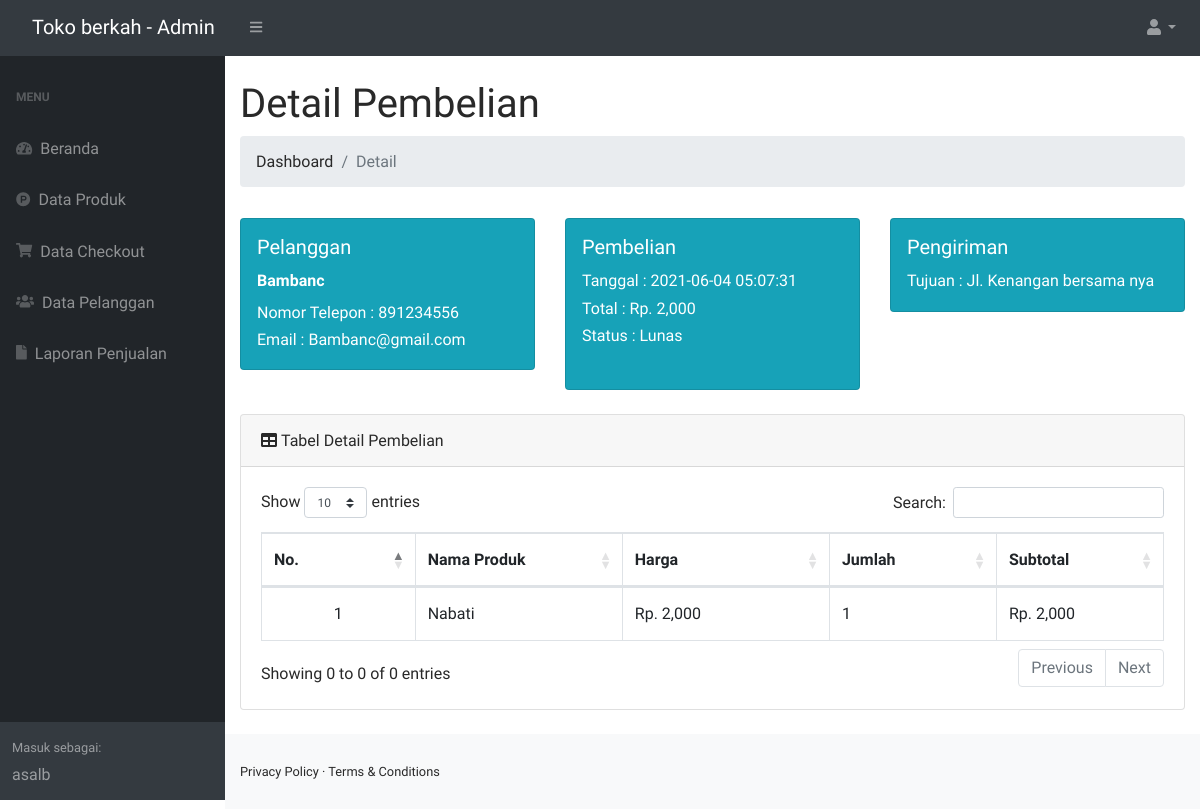
/admin/dist/index.php?halaman=detail&id=1 (signed in), run on the app's committed database.
### tables this page shows
CREATE TABLE `pembelian_barang` (
  `id_pembelian` int(11) NOT NULL,
  `id_pelanggan` int(20) NOT NULL,
  `nama` text NOT NULL,
  `tanggal_pembelian` datetime NOT NULL,
  `alamat` text NOT NULL,
  `no_telp` varchar(20) NOT NULL,
  `total_harga` int(15) NOT NULL,
  `status_pembelian` varchar(100) NOT NULL DEFAULT 'Pending'
);

CREATE TABLE `pelanggan` (
  `id_pelanggan` int(11) NOT NULL,
  `Nama` varchar(30) NOT NULL,
  `username` char(10) NOT NULL,
  `password` varchar(20) NOT NULL,
  `no_hp` int(20) NOT NULL,
  `email` varchar(100) NOT NULL,
  `alamat` text NOT NULL
);

CREATE TABLE `checkout` (
  `id_pembelian_produk` int(11) NOT NULL,
  `id_pembelian` int(11) NOT NULL,
  `id_produk` int(11) NOT NULL,
  `nama` varchar(200) NOT NULL,
  `harga_produk` int(11) NOT NULL,
  `jumlah` int(11) NOT NULL,
  `sub_harga` int(11) NOT NULL,
  `deskripsi` text NOT NULL,
  `foto_produk` varchar(100) NOT NULL
);

CREATE TABLE `produk` (
  `id_produk` int(11) NOT NULL,
  `nama_produk` varchar(200) NOT NULL,
  `harga_produk` int(11) NOT NULL,
  `deskripsi` text NOT NULL,
  `foto_produk` varchar(100) NOT NULL
);

### admin/dist/functions.php (called while the page is built, shortened)
<?php
$conn = mysqli_connect("localhost", "id21580214_vollerei", "Lamongan_02", "id21580214_mydb");
function query($query)
{
    global $conn;
    $result = mysqli_query($conn, $query);
    $rows = [];
    while ($row = mysqli_fetch_assoc($result)) {
        $rows[] = $row;
    }
    return $rows;
}

### admin/dist/detail.php (the view, shortened to what this page needs)
<?php
$id = $_GET['id'];
$detail = query("SELECT * FROM pembelian_barang JOIN pelanggan ON pembelian_barang.id_pelanggan=pelanggan.id_pelanggan
        WHERE pembelian_barang.id_pembelian = '$id'");
$detailPembelianProduk = query("SELECT * FROM checkout JOIN produk ON checkout.id_produk=produk.id_produk
                        WHERE checkout.id_pembelian ='$id'");
?>
<html lang="en">
<head>
</head>
<link rel="stylesheet" href="style.css" type="text/css">
<body>
    <div class="container-fluid">
        <h1 class="mt-4">Detail Pembelian</h1>
        <ol class="breadcrumb mb-1">
            <li class="breadcrumb-item"><a href="index.php">Dashboard</a></li>
            <li class="breadcrumb-item active">Detail</li>
        </ol>
        <br>
        <div class="row">
            <div class="col-md-4">
                <div class="card bg-info text-white">
                    <div class="p-md-3">
                        <h5>Pelanggan</h5>
                        <div class="mb-1">
                            <strong><?= $detail[0]['Nama']; ?></strong>
                        </div>
                        Nomor Telepon : <?= $detail[0]["no_telp"]; ?> <br>
                        Email : <?= $detail[0]["email"]; ?>
                    </div>
                </div>
            </div>
            <div class="col-md-4">
                <div class="card bg-info text-white">
                    <div class="p-md-3">
                        <h5>Pembelian</h5>
                        <div class="mt-1 mb-4">
                            Tanggal : <?= $detail[0]["tanggal_pembelian"]; ?> <br>
                            Total : Rp. <?= number_format($detail[0]["total_harga"]); ?> <br>
                            Status : <?= $detail[0]['status_pembelian']; ?>
                        </div>
                    </div>
                </div>
            </div>
            <div class="col-md-4">
                <div class="card bg-info text-white">
                    <div class="p-md-3">
                        <h5>Pengiriman</h5>
                        Tujuan : <?= $detail[0]["alamat"]; ?>
                    </div>
                </div>
            </div>
        </div>
        <div class="card mb-4 mt-4">
            <div class="card-header">
                Tabel Detail Pembelian
            </div>
            <div class="card-body">
                <div class="table-responsive">
                    <div id="offline_wrapper" class="dataTables_wrapper dt-bootstrap4 no-footer">
                        <div class="row">
                            <div class="col-sm-12 col-md-6">
                                <div class="dataTables_length" id="offline_length"><label>Show <select name="offline_length" aria-controls="offline" class="custom-select custom-select-sm form-control form-control-sm">
                                            <option value="10">10</option>
                                        </select> entries</label></div>
                            </div>
                            <div class="col-sm-12 col-md-6">
                                <div id="offline_filter" class="dataTables_filter"><label>Search:<input type="search" class="form-control form-control-sm" placeholder="" aria-controls="offline"></label></div>
                            </div>
                        </div>
                        <div class="row">
                            <div class="col-sm-12">
                                <table class="table table-bordered dataTable no-footer" id="offline" role="grid" aria-describedby="offline_info" style="width: 100%;" width="100%" cellspacing="0">
                                    <thead>
                                        <tr class="text-center" role="row">
                                            <th class="sorting_asc" tabindex="0" aria-controls="offline" rowspan="1" colspan="1" style="width: 99px;" aria-sort="ascending" aria-label="No: activate to sort column descending">No.
                                            </th>
                                            <th class="sorting" tabindex="0" aria-controls="offline" rowspan="1" colspan="1" style="width: 147px;" aria-label="Nama: activate to sort column ascending">
                                                Nama Produk</th>
                                            <th class="sorting" tabindex="0" aria-controls="offline" rowspan="1" colspan="1" style="width: 147px;" aria-label="Nama: activate to sort column ascending">
                                                Harga</th>
                                            <th class="sorting" tabindex="0" aria-controls="offline" rowspan="1" colspan="1" style="width: 111px;" aria-label="NIK: activate to sort column ascending">Jumlah
                                            </th>
                                            <th class="sorting" tabindex="0" aria-controls="offline" rowspan="1" colspan="1" style="width: 111px;" aria-label="NIK: activate to sort column ascending">Subtotal
                                            </th>
                                        </tr>
                                    </thead>
                                    <tbody>
                                        <?php $nomor = 1; ?>
                                        <?php foreach ($detailPembelianProduk as $detailPembelian) : ?>
                                            <tr>
                                                <td class="text-xl-center"><?= $nomor; ?></td>
                                                <td><?= $detailPembelian['nama_produk']; ?></td>
                                                <td>Rp. <?= number_format($detailPembelian['harga_produk']); ?></td>
                                                <td><?= $detailPembelian['jumlah']; ?></td>
                                                <td>Rp. <?= number_format($detailPembelian['harga_produk'] * $detailPembelian['jumlah']); ?></td>
                                            </tr>
                                            <?php $nomor++; ?>
                                        <?php endforeach; ?>
                                    </tbody>
                                </table>
                            </div>
                        </div>
                        <div class="row">
                            <div class="col-sm-12 col-md-5">
                                <div class="dataTables_info" id="offline_info" role="status" aria-live="polite">Showing 0 to 0 of 0 entries</div>
                            </div>
                            <div class="col-sm-12 col-md-7">
                                <div class="dataTables_paginate paging_simple_numbers" id="offline_paginate">
                                    <ul class="pagination">
                                        <li class="paginate_button page-item previous disabled" id="offline_previous"><a href="#" aria-controls="offline" data-dt-idx="0" tabindex="0" class="page-link">Previous</a></li>
                                        <li class="paginate_button page-item next disabled" id="offline_next"><a href="#" aria-controls="offline" data-dt-idx="1" tabindex="0" class="page-link">Next</a>
                                        </li>
                                    </ul>
                                </div>
                            </div>
                        </div>
                    </div>
                </div>
            </div>
        </div>
    </div>
</body>
</html>

### css/style.css (style rules this page uses)
* { margin: 0; padding: 0; box-sizing: border-box; }
body { background-image: url('img/background.jpg'); font-family:"Didact Gothic", sans-serif ; font-size: 16px; color: #292929; line-height: 1.7em; font-weight: 400; }
a { text-decoration: none; cursor: pointer; transition: 0.3s; color: #292929; }

### data on the page
pembelian_barang: id_pelanggan.Nama "Bambanc", no_telp "891234556", id_pelanggan.email "Bambanc@gmail.com", tanggal_pembelian "2021-06-04 05:07:31", total_harga "2,000", status_pembelian "Lunas", id_pelanggan.alamat "Jl. Kenangan bersama nya"
checkout: id_produk.nama_produk "Nabati", id_produk.harga_produk "2,000", jumlah "1", $detailPembelian['harga_produk'] * $detailPembelian['jumlah'] "2,000"

### other printed values
$nama[$i] "a"
$nama[$i] "s"
$nama[$i] "l"
$nama[$i] "b"
